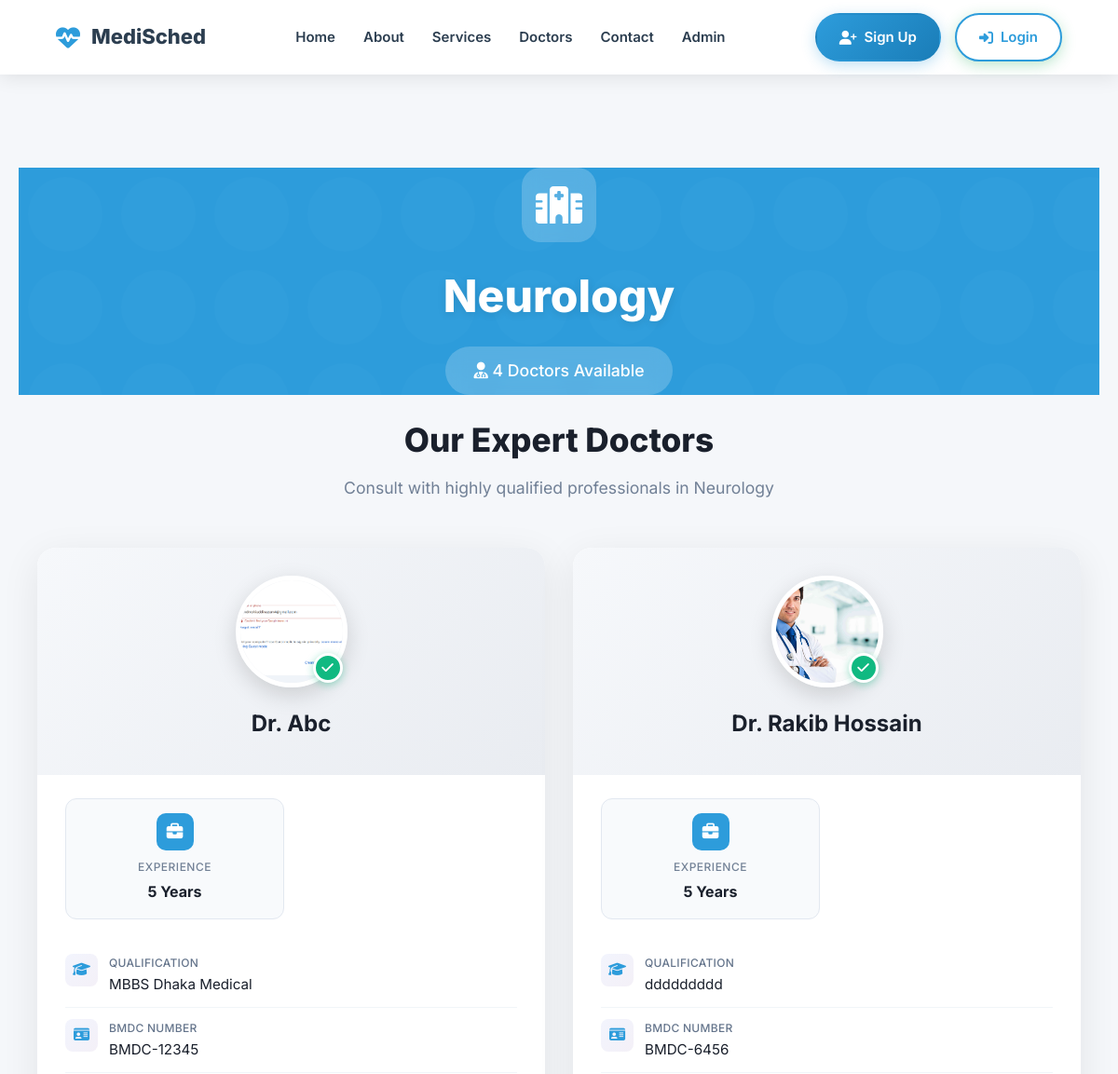
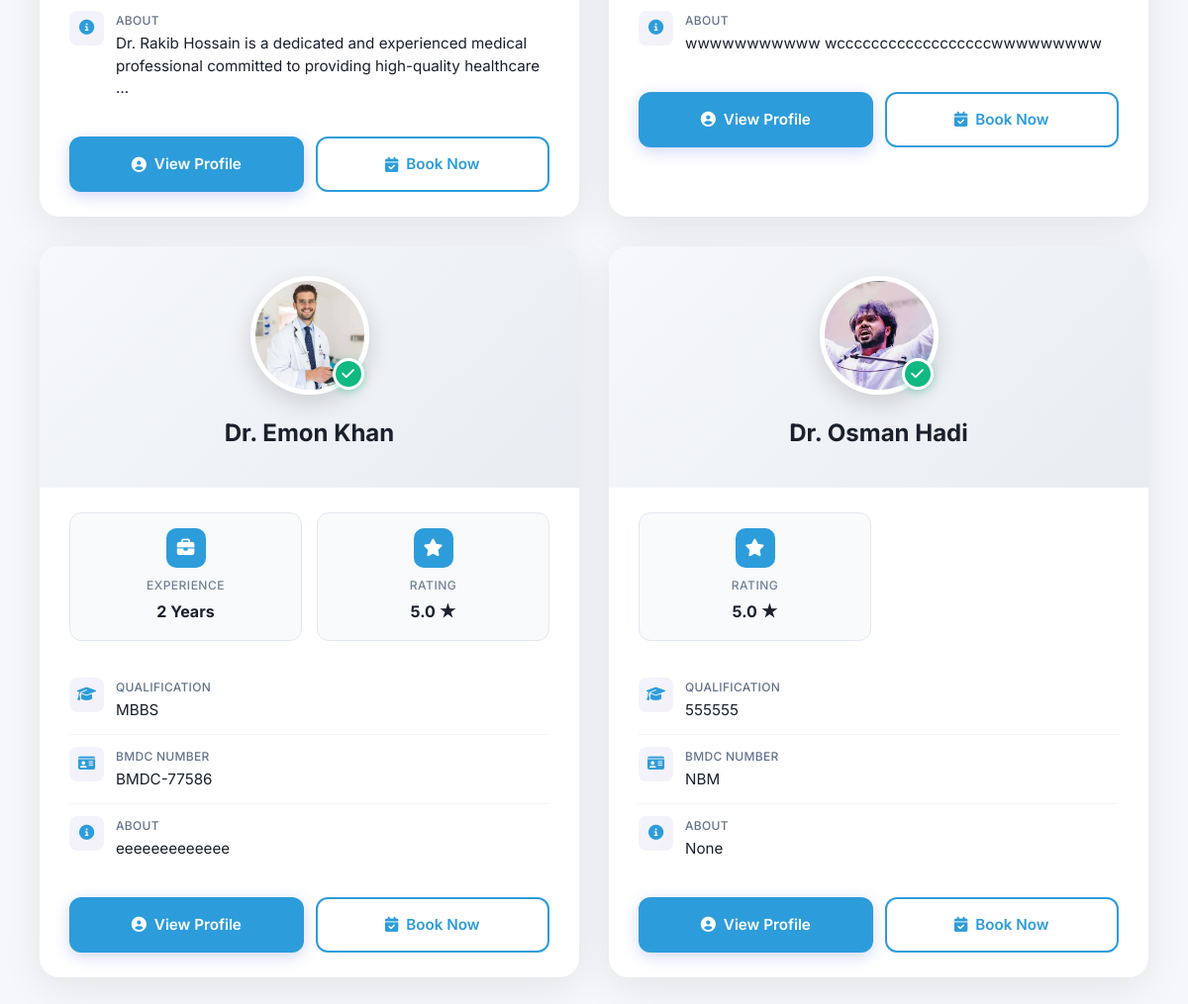
The page /department/3/ on the database its author committed (2 pictures, top to bottom).
### adminapp/models.py (models this page shows, shortened)
class Department(models.Model):
    department_name = models.CharField(max_length=100, unique=True)
    department_image = models.ImageField(upload_to='department/',  blank=True, null=True)

### doctor/models.py (models this page shows, shortened)
class Doctor(models.Model):
    user = models.OneToOneField(CustomUser, on_delete=models.CASCADE, related_name='doctor_profile')
    about = models.TextField(blank=True, null=True)
    bmdc_number = models.CharField(max_length=255, blank=True, null=True)
    qualification = models.CharField(max_length=255, blank=True, null=True)
    total_experience = models.PositiveIntegerField(default=0)  # Only non-negative numbers
    working_hours = models.JSONField(blank=True, null=True)  # e.g., {"Mon": "9-5", "Tue": "10-4"}
    profile_image = models.ImageField(upload_to='doctor_profiles/', blank=True, null=True)
    is_verified = models.BooleanField(default=False)
    rating = models.DecimalField(max_digits=3, decimal_places=2, default=0.0, blank=True, null=True)
    total_reviews = models.PositiveIntegerField(default=0)
    division = models.ForeignKey(Division, on_delete=models.SET_NULL, null=True, blank=True)
    district = models.ForeignKey(District, on_delete=models.SET_NULL, null=True, blank=True)
    upazila = models.ForeignKey(Upazila, on_delete=models.SET_NULL, null=True, blank=True)
    departments = models.ManyToManyField(Department, through='DoctorSpecializationDepartment', blank=True)
    symptoms = models.ManyToManyField(Symptom, through='DoctorSpecializationSymptom', blank=True)

### users/models.py (models this page shows, shortened)
class CustomUser(AbstractUser):
    ROLE_PATIENT = 'patient'
    ROLE_DOCTOR = 'doctor'
    ROLE_CHOICES = [
        (ROLE_PATIENT, 'Patient'),
        (ROLE_DOCTOR, 'Doctor'),
    ]
    role = models.CharField(max_length=10, choices=ROLE_CHOICES, default=ROLE_PATIENT)
    phone = models.CharField(max_length=20, blank=True)
    location = models.CharField(max_length=150, blank=True)

### home/views.py (the view)
# urls.py: path('department/<int:dept_id>/', views.department_detail, name='department_detail'),
def department_detail(request, dept_id):
    department = get_object_or_404(Department, id=dept_id)
    specializations = DoctorSpecializationDepartment.objects.filter(
        department=department
    ).select_related('doctor', 'doctor__user')
    doctors = [spec.doctor for spec in specializations]
    context = {
        'department': department,
        'doctors': doctors,
        'doctor_count': len(doctors),
    }
    return render(request, 'home/department_detail.html', context)

### home/templates/home/department_detail.html (shortened to what this page needs)
{% extends "base.html" %}
{% load static %}
{% block content %}
<section class="department-hero">
    <div class="department-hero-content">
        <div class="department-icon">
            <i class="fas fa-hospital"></i>
        </div>
        <h1>{{ department.department_name }}</h1>
        <div class="doctor-count-badge">
            <i class="fas fa-user-md"></i>
            {{ doctor_count }} Doctor{{ doctor_count|pluralize }} Available
        </div>
    </div>
</section>
<div class="doctors-container">
    {% if doctors %}
        <div class="section-header-dept">
            <h2>Our Expert Doctors</h2>
            <p>Consult with highly qualified professionals in {{ department.department_name }}</p>
        </div>
        <div class="doctors-grid-dept">
            {% for doctor in doctors %}
            <div class="doctor-card-modern">
                <div class="doctor-card-header">
                    <div class="doctor-avatar-wrapper">
                        <div class="doctor-avatar-modern">
                            {% if doctor.profile_image %}
                                <img src="{{ doctor.profile_image.url }}" alt="Dr. {{ doctor.user.username }}">
                            {% else %}
                                <div class="avatar-placeholder">
                                    <i class="fas fa-user-md"></i>
                                </div>
                            {% endif %}
                        </div>
                        <div class="verified-badge">
                            <i class="fas fa-check"></i>
                        </div>
                    </div>
                    <h3 class="doctor-name">
                        {% if doctor.user.get_full_name %}
                            Dr. {{ doctor.user.get_full_name }}
                        {% else %}
                            Dr. {{ doctor.user.username|title }}
                        {% endif %}
                    </h3>
                </div>
                <div class="doctor-card-body">
                    <div class="doctor-stats">
                        {% if doctor.total_experience %}
                        <div class="stat-box">
                            <div class="stat-icon">
                                <i class="fas fa-briefcase"></i>
                            </div>
                            <div class="stat-label">Experience</div>
                            <div class="stat-value">{{ doctor.total_experience }} Years</div>
                        </div>
                        {% endif %}
                        {% if doctor.rating %}
                        <div class="stat-box">
                            <div class="stat-icon">
                                <i class="fas fa-star"></i>
                            </div>
                            <div class="stat-label">Rating</div>
                            <div class="stat-value">{{ doctor.rating|floatformat:1 }} ★</div>
                        </div>
                        {% endif %}
                    </div>
                    <div class="doctor-info-list">
                        {% if doctor.qualification %}
                        <div class="info-item">
                            <div class="info-icon">
                                <i class="fas fa-graduation-cap"></i>
                            </div>
                            <div class="info-content">
                                <div class="info-label">Qualification</div>
                                <div class="info-value">{{ doctor.qualification }}</div>
                            </div>
                        </div>
                        {% endif %}
                        {% if doctor.bmdc_number %}
                        <div class="info-item">
                            <div class="info-icon">
                                <i class="fas fa-id-card"></i>
                            </div>
                            <div class="info-content">
                                <div class="info-label">BMDC Number</div>
                                <div class="info-value">{{ doctor.bmdc_number }}</div>
                            </div>
                        </div>
                        {% endif %}
                        {% if doctor.about %}
                        <div class="info-item">
                            <div class="info-icon">
                                <i class="fas fa-info-circle"></i>
                            </div>
                            <div class="info-content">
                                <div class="info-label">About</div>
                                <div class="info-value">{{ doctor.about|truncatewords:15 }}</div>
                            </div>
                        </div>
                        {% endif %}
                    </div>
                    <div class="doctor-actions">
                        <a href="{% url 'home:doctor_detail' doctor.id %}" class="btn-modern btn-view-profile">
                            <i class="fas fa-user-circle"></i>
                            View Profile
                        </a>
                        <a href="{% url 'appointment:book' doctor.id %}" class="btn-modern btn-book-appointment">
    <i class="fas fa-calendar-check"></i>
    Book Now
</a>
                    </div>
                </div>
            </div>
            {% endfor %}
        </div>
    {% endif %}
</div>
{% endblock %}

### home/static/home/css/style.css (style rules this page uses)
* { margin: 0; padding: 0; box-sizing: border-box; }
:root { --primary-blue: #2D9CDB; --success-green: #27AE60; --accent-yellow: #F2C94C; --warm-orange: #F2994A; --neutral-bg: #F9FAFB; --dark: #1A202C; --gray: #64748B; --light-gray: #E2E8F0; --white: #FFFFFF; }
body { font-family: 'Inter', -apple-system, BlinkMacSystemFont, 'Segoe UI', sans-serif; line-height: 1.6; color: var(--dark); overflow-x: hidden; background: var(--neutral-bg); margin: 0; padding: 0; }
html { scroll-behavior: smooth; margin: 0; padding: 0; }
.stat-label { font-size: 1.2rem; opacity: 0.9; }

### home/templates/base.html (style rules this page uses)
* { margin: 0; padding: 0; box-sizing: border-box; -webkit-tap-highlight-color: transparent; }
:root { --primary-color: #2D9CDB; --secondary-color: #27AE60; --dark-color: #2C3E50; --light-color: #F8F9FA; --danger-color: #E53E3E; --border-radius: 12px; --box-shadow: 0 4px 20px rgba(0, 0, 0, 0.1); --transition: all 0.3s ease; }
html { scroll-behavior: smooth; -webkit-text-size-adjust: 100%; }
body { font-family: 'Inter', sans-serif; line-height: 1.6; color: #333; background: #f5f7fa; margin: 0; padding: 0; overflow-x: hidden; width: 100%; -webkit-font-smoothing: antialiased; -moz-osx-font-smoothing: grayscale; }

### rows shown on the page
Department: department_name "Neurology"
Doctor: profile_image (picture), user.username "Abc", total_experience "5", qualification "MBBS Dhaka Medical", bmdc_number "BMDC-12345", about "Dr. Rakib Hossain is a dedicated and experienced medical professional committed to providing high-quality healthcare …"
Doctor: profile_image (picture), user.get_full_name "Rakib Hossain", total_experience "5", qualification "ddddddddd", bmdc_number "BMDC-6456", about "wwwwwwwwwww wccccccccccccccccccwwwwwwwww"
Doctor: profile_image (picture), user.get_full_name "Emon Khan", total_experience "2", rating "5.0", qualification "MBBS", bmdc_number "BMDC-77586", about "eeeeeeeeeeeee"
Doctor: profile_image (picture), user.get_full_name "Osman Hadi", rating "5.0", qualification "555555", bmdc_number "NBM", about "None"

### other values the page prints
{{ doctor_count }} "4"
